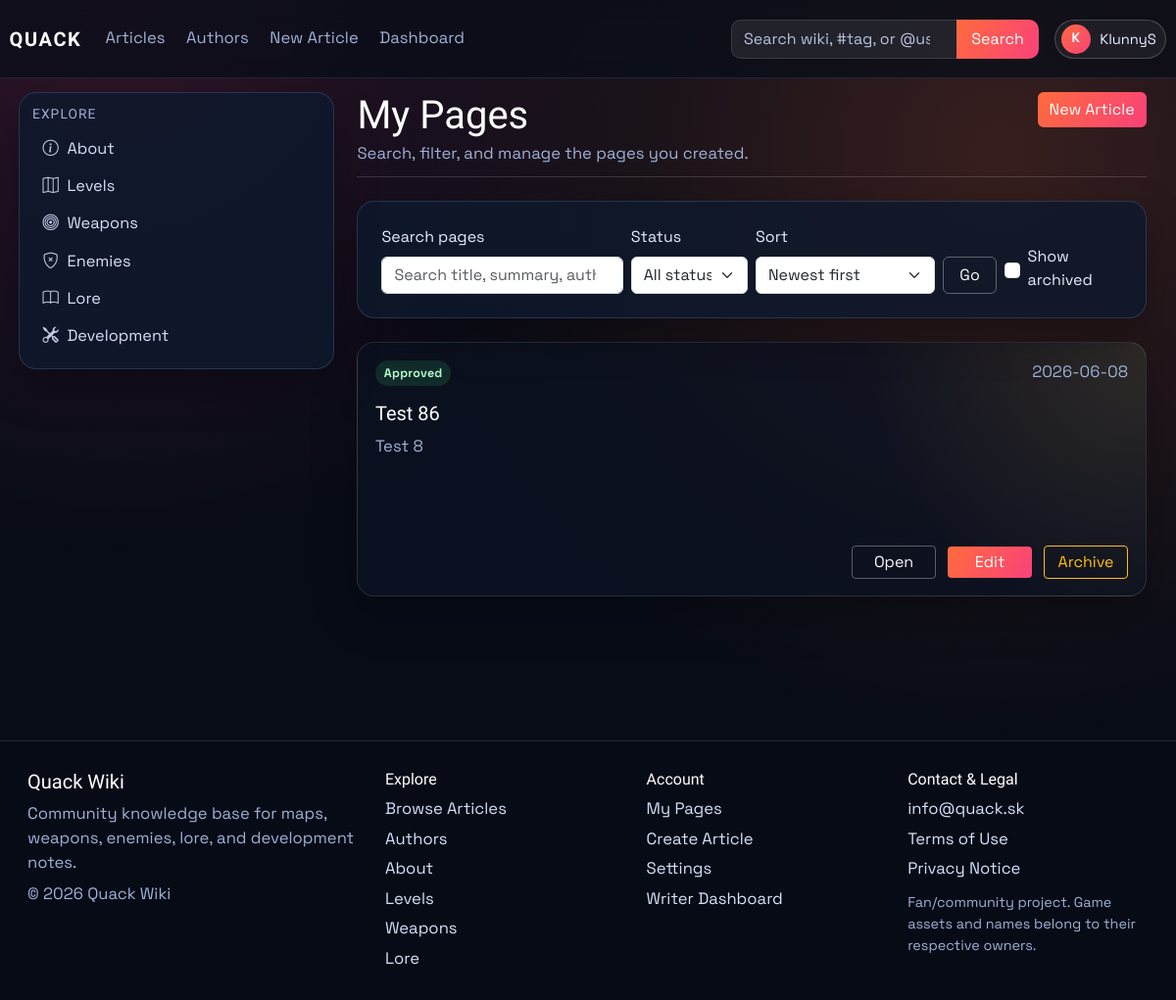
/my-pages (signed in), run on an earlier commit of the app's database.
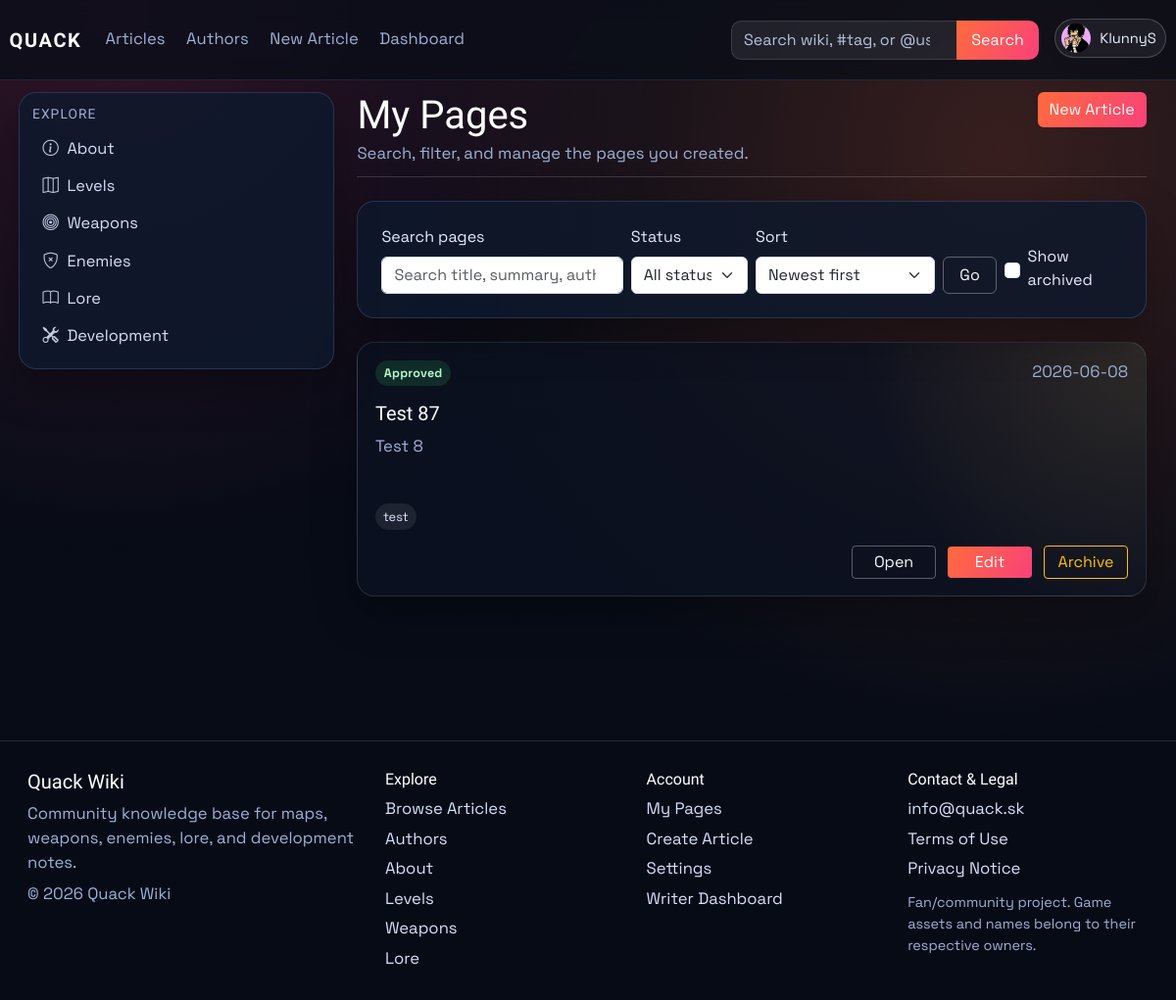
And on a later commit of the database.
### models.py (models this page shows, shortened)
class User(db.Model, UserMixin):
    id = db.Column(db.Integer, primary_key=True)
    username = db.Column(db.String(120), unique=True, nullable=False)
    email = db.Column(db.String(120), unique=True, nullable=False)
    password_hash = db.Column(db.String(128), nullable=False)
    profile_image_url = db.Column(db.String(120), nullable=True)
    public_display_name = db.Column(db.String(80), nullable=True)
    public_bio = db.Column(db.Text, nullable=True)
    created_at = db.Column(db.DateTime, default=datetime.utcnow)
    role = db.Column(db.String(30), default='user')
    is_archived = db.Column(db.Boolean, default=False, nullable=False)
    archived_at = db.Column(db.DateTime, nullable=True)

class Article(db.Model):
    id = db.Column(db.Integer, primary_key=True)
    title = db.Column(db.String(120), unique=True, nullable=False)
    author = db.Column(db.String(120), nullable=False)
    created_at = db.Column(db.DateTime, default=datetime.utcnow)
    image_url = db.Column(db.String(120), default='default.png')
    summary = db.Column(db.Text)
    content = db.Column(db.Text, nullable=False)
    infobox_data = db.Column(db.Text, nullable=True)
    tags = db.Column(db.JSON, default=list)
    status = db.Column(db.String(20), default='pending', nullable=False)
    approved_by = db.Column(db.String(120), nullable=True)
    approved_at = db.Column(db.DateTime, nullable=True)
    is_archived = db.Column(db.Boolean, default=False, nullable=False)
    archived_at = db.Column(db.DateTime, nullable=True)

### main.py (the view)
@app.route('/my-pages')
@login_required
def my_pages():
    search = (request.args.get('q') or '').strip()
    status_filter = (request.args.get('status') or 'all').strip().lower()
    show_archived = request.args.get('show_archived') == '1'
    sort = (request.args.get('sort') or 'newest').strip().lower()
    query = Article.query.filter_by(author=current_user.username)
    if not show_archived:
        query = query.filter(Article.is_archived.is_(False))
    if status_filter in {'pending', 'approved', 'declined'}:
        query = query.filter(Article.status == status_filter)
    sort_map = {
        'newest': Article.created_at.desc(),
        'oldest': Article.created_at.asc(),
        'title_az': Article.title.asc(),
        'title_za': Article.title.desc(),
        'status_az': Article.status.asc(),
        'status_za': Article.status.desc(),
    }
    user_articles = query.order_by(sort_map.get(sort, Article.created_at.desc())).all()
    if search:
        user_articles = [article_obj for article_obj in user_articles if article_matches_search(article_obj, search)]
    article_links = {article_obj.id: article_public_url(article_obj) for article_obj in user_articles}
    return render_template(
        'my_pages.html',
        user_articles=user_articles,
        article_links=article_links,
        search=search,
        status_filter=status_filter,
        show_archived=show_archived,
        sort=sort,
    )

### main.py (called while the page is built)
def get_site_settings():
    settings = SiteSettings.query.get(1)
    if not settings:
        settings = SiteSettings(id=1)
        db.session.add(settings)
        db.session.commit()
    return settings

@app.context_processor
def inject_site_settings():
    return {'site_settings': get_site_settings()}

@login_manager.user_loader
def load_user(user_id):
    user = User.query.get(int(user_id))
    if user and user.is_archived:
        return None
    return user

def article_public_url(article_obj: Article) -> str:
    if article_has_tag(article_obj, static_page_tag('about-us')):
        return url_for('about')
    return url_for('article', article_title=article_obj.title)

def static_page_tag(page_key: str) -> str:
    return f"page:{page_key.strip().lower()}"

def article_has_tag(article_obj: Article, tag_name: str) -> bool:
    wanted = tag_name.strip().lower()
    return any(str(tag).strip().lower() == wanted for tag in (article_obj.tags or []))

### templates/my_pages.html (shortened to what the changed rows need)
{% extends "_base.html" %}
{% block content %}
<div class="container-fluid px-0">
    <header class="article-header mb-4">
        <div class="d-flex flex-column flex-lg-row justify-content-between gap-3">
            <div>
                <h1 class="article-title">My Pages</h1>
            </div>
        </div>
    </header>
    <section class="my-pages-grid">
        {% for article in user_articles %}
        <article class="my-page-card">
            <div class="my-page-card-top">
                <div class="d-flex gap-2 flex-wrap">
                    <span class="my-page-status my-page-status-{{ article.status }}">{{ article.status|capitalize }}</span>
                </div>
                <span class="article-meta">{{ article.created_at.strftime('%Y-%m-%d') if article.created_at else 'Unknown date' }}</span>
            </div>
            <h3 class="my-page-title">{{ article.title }}</h3>
            <p class="my-page-summary">{{ article.summary or "No summary available yet." }}</p>
            {% if article.tags %}
            <div class="my-page-tags">
                {% for tag in article.tags[:5] %}
                <span>{{ tag }}</span>
                {% endfor %}
            </div>
            {% endif %}
            <div class="my-page-actions">
                {% if article.is_archived %}
                <button class="btn btn-outline-secondary btn-sm" type="button" disabled>Archived</button>
                {% elif article.status == 'approved' %}
                <a class="btn btn-outline-light btn-sm" href="{{ article_links[article.id] }}">Open</a>
                {% else %}
                <button class="btn btn-outline-secondary btn-sm" type="button" disabled>Not public</button>
                {% endif %}
                {% if not article.is_archived %}
                <a class="btn btn-brand btn-sm" href="{{ url_for('edit_article', article_id=article.id) }}">Edit</a>
                {% endif %}
                <form method="POST" action="{{ url_for('archive_own_article', article_id=article.id) }}">
                    <button class="btn btn-outline-warning btn-sm" type="submit">
                        {% if article.is_archived %}Restore{% else %}Archive{% endif %}
                    </button>
                </form>
            </div>
        </article>
        {% else %}
        <div class="card p-4 my-pages-empty">
            <h4 class="mb-2">No pages found</h4>
            <p class="text-muted mb-3">Try a different search/filter, or create your first article.</p>
            <a class="btn btn-brand align-self-start" href="{{ url_for('create_article') }}">Create Article</a>
        </div>
        {% endfor %}
    </section>
</div>
{% endblock %}

### templates/partials/navbar.html (shortened to what this page needs)
<nav class="navbar navbar-expand-lg main-nav">
    <div class="container-fluid nav-wrap">
        <a class="navbar-brand brand-mark" href="{{ url_for('index') }}">QUACK</a>
        <div class="collapse navbar-collapse" id="navbarNav">
            <ul class="navbar-nav me-auto nav-links">
                <li class="nav-item"><a class="nav-link" href="{{ url_for('articles') }}">Articles</a></li>
                <li class="nav-item"><a class="nav-link" href="{{ url_for('authors') }}">Authors</a></li>
                <li class="nav-item"><a class="nav-link" href="{{ url_for('create_article') }}">New Article</a></li>
                {% if current_user.is_authenticated and current_user.role == "admin" %}
                <li class="nav-item"><a class="nav-link" href="{{ url_for('dashboard_users') }}">Dashboard</a></li>
                {% elif current_user.is_authenticated and current_user.role == "writer" %}
                <li class="nav-item"><a class="nav-link" href="{{ url_for('dashboard_articles') }}">Dashboard</a></li>
                {% endif %}
            </ul>
            <ul class="navbar-nav ms-auto align-items-lg-center nav-tools">
                <li class="nav-item nav-search-wrap">
                    <form class="nav-search" method="GET" action="{{ url_for('site_search') }}">
                        {% set nav_query = request.args.get('q', '') %}
                        {% if request.endpoint == 'authors' and request.args.get('all') == '1' and nav_query %}
                            {% set nav_query = '@' ~ nav_query %}
                        {% elif request.endpoint not in ['articles', 'authors'] %}
                            {% set nav_query = '' %}
                        {% endif %}
                        <input class="form-control" type="search" name="q" value="{{ nav_query }}" placeholder="Search wiki, #tag, or @user">
                        <button class="btn btn-brand" type="submit">Search</button>
                    </form>
                </li>
                {% if current_user.is_authenticated %}
                <li class="nav-item dropdown ms-lg-3">
                    <a class="profile-trigger" href="#" role="button" data-bs-toggle="dropdown" aria-expanded="false">
                        {% if current_user.profile_image_url %}
                        <img class="profile-avatar profile-avatar-img" src="{{ url_for('static', filename='img/' ~ current_user.profile_image_url) }}" alt="{{ current_user.username }} profile picture">
                        {% else %}
                        <span class="profile-avatar">{{ current_user.username[0]|upper }}</span>
                        {% endif %}
                        <span class="profile-name">{{ current_user.username }}</span>
                    </a>
                </li>
                {% else %}
                <li class="nav-item ms-lg-3">
                    <a class="btn btn-outline-light nav-login-btn" href="{{ url_for('login') }}">Login</a>
                </li>
                {% endif %}
            </ul>
        </div>
    </div>
</nav>

What changed in the data, as far as the page shows it:
changed User "KlunnyS": profile_image_url: picture added; username "K" → (not shown)
changed Article "Test 8": title "Test 86" → "Test 87"; tags "[]" → "[\"test\"]" (drawn)
Also different on the page:
new list line: "test"
